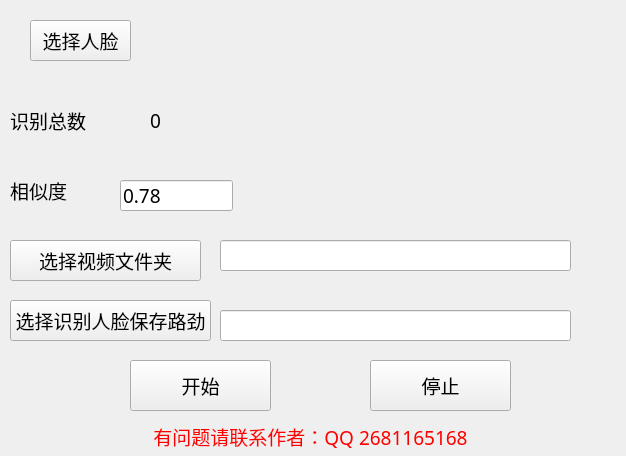
<?xml version="1.0" encoding="UTF-8"?>
<ui version="4.0">
 <class>FaceSearchClass</class>
 <widget class="QWidget" name="FaceSearchClass">
  <property name="geometry">
   <rect>
    <x>0</x>
    <y>0</y>
    <width>626</width>
    <height>456</height>
   </rect>
  </property>
  <property name="font">
   <font>
    <family>Microsoft YaHei</family>
    <pointsize>14</pointsize>
   </font>
  </property>
  <property name="windowTitle">
   <string>FaceSearch</string>
  </property>
  <widget class="QLabel" name="label_ico">
   <property name="geometry">
    <rect>
     <x>310</x>
     <y>10</y>
     <width>251</width>
     <height>211</height>
    </rect>
   </property>
   <property name="styleSheet">
    <string notr="true">border-image: url(:/FaceSearch/Resources/img/face.jpg);</string>
   </property>
   <property name="text">
    <string/>
   </property>
   <property name="scaledContents">
    <bool>true</bool>
   </property>
  </widget>
  <widget class="QPushButton" name="btn_choose_face">
   <property name="geometry">
    <rect>
     <x>30</x>
     <y>20</y>
     <width>101</width>
     <height>41</height>
    </rect>
   </property>
   <property name="text">
    <string>选择人脸</string>
   </property>
  </widget>
  <widget class="QPushButton" name="btn_choose_file">
   <property name="geometry">
    <rect>
     <x>10</x>
     <y>240</y>
     <width>191</width>
     <height>41</height>
    </rect>
   </property>
   <property name="text">
    <string>选择视频文件夹</string>
   </property>
  </widget>
  <widget class="QLineEdit" name="lineEdit">
   <property name="geometry">
    <rect>
     <x>220</x>
     <y>240</y>
     <width>351</width>
     <height>31</height>
    </rect>
   </property>
  </widget>
  <widget class="QPushButton" name="btn_choose_save">
   <property name="geometry">
    <rect>
     <x>10</x>
     <y>300</y>
     <width>201</width>
     <height>41</height>
    </rect>
   </property>
   <property name="text">
    <string>选择识别人脸保存路劲</string>
   </property>
  </widget>
  <widget class="QLineEdit" name="lineEdit_save">
   <property name="geometry">
    <rect>
     <x>220</x>
     <y>310</y>
     <width>351</width>
     <height>31</height>
    </rect>
   </property>
  </widget>
  <widget class="QPushButton" name="btnstart">
   <property name="geometry">
    <rect>
     <x>130</x>
     <y>360</y>
     <width>141</width>
     <height>51</height>
    </rect>
   </property>
   <property name="text">
    <string>开始</string>
   </property>
  </widget>
  <widget class="QPushButton" name="btnstop">
   <property name="geometry">
    <rect>
     <x>370</x>
     <y>360</y>
     <width>141</width>
     <height>51</height>
    </rect>
   </property>
   <property name="text">
    <string>停止</string>
   </property>
  </widget>
  <widget class="QLabel" name="label_2">
   <property name="geometry">
    <rect>
     <x>10</x>
     <y>100</y>
     <width>101</width>
     <height>41</height>
    </rect>
   </property>
   <property name="text">
    <string>识别总数</string>
   </property>
  </widget>
  <widget class="QLabel" name="label_total">
   <property name="geometry">
    <rect>
     <x>150</x>
     <y>100</y>
     <width>54</width>
     <height>41</height>
    </rect>
   </property>
   <property name="text">
    <string>0</string>
   </property>
  </widget>
  <widget class="QLabel" name="label_3">
   <property name="geometry">
    <rect>
     <x>10</x>
     <y>170</y>
     <width>101</width>
     <height>41</height>
    </rect>
   </property>
   <property name="text">
    <string>相似度</string>
   </property>
  </widget>
  <widget class="QLineEdit" name="lineEdit_Similarity">
   <property name="geometry">
    <rect>
     <x>120</x>
     <y>180</y>
     <width>113</width>
     <height>31</height>
    </rect>
   </property>
   <property name="text">
    <string>0.78</string>
   </property>
  </widget>
  <widget class="QLabel" name="label">
   <property name="geometry">
    <rect>
     <x>10</x>
     <y>421</y>
     <width>601</width>
     <height>31</height>
    </rect>
   </property>
   <property name="styleSheet">
    <string notr="true">color: rgb(255, 0, 0);</string>
   </property>
   <property name="text">
    <string>有问题请联系作者：QQ 2681165168</string>
   </property>
   <property name="alignment">
    <set>Qt::AlignCenter</set>
   </property>
  </widget>
 </widget>
 <layoutdefault spacing="6" margin="11"/>
 <resources>
  <include location="FaceSearch.qrc"/>
 </resources>
 <connections/>
</ui>
